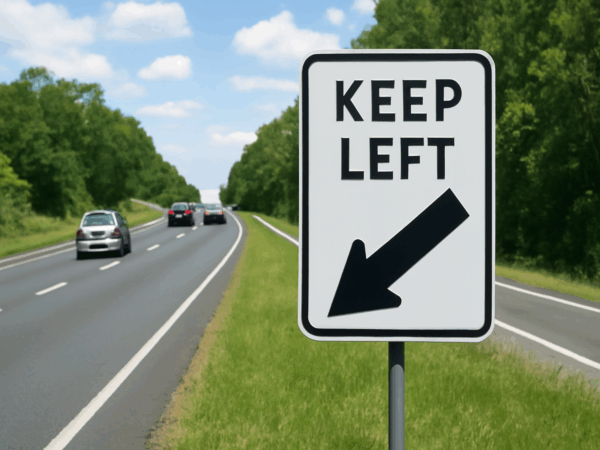
#> input picture build/data/regulatory signs/keep_left_sign_1.jpg, 600 x 450 px
$ python -i test_phase_1c_white.py   (imports and definitions only)
#> lines starting #> are read from the running program, lines starting #| are printed output that depends on the picture; after the words box and inside, x2 and y2 are one past the last pixel; in counts of white or black regions, pixels touching at a corner belong together
#> further down, picture is the input picture: shape (450, 600, 3); mean B, G, R 113.2, 136.3, 123.2
"""Phase 1c: white mask preview on speed limit images (matches ColorSegmenter.cpp)."""
import glob
import os
import sys

sys.path.insert(0, os.path.dirname(os.path.abspath(__file__)))

import cv2
import numpy as np

from test_utils import data_subfolder_path, load_resized, save_detection_result

DATA_FOLDER = "regulatory signs"
MIN_WHITE_PIXELS = 2000


def get_static_white_mask(frame):
    blurred = cv2.GaussianBlur(frame, (5, 5), 0)
    gray = cv2.cvtColor(blurred, cv2.COLOR_BGR2GRAY)
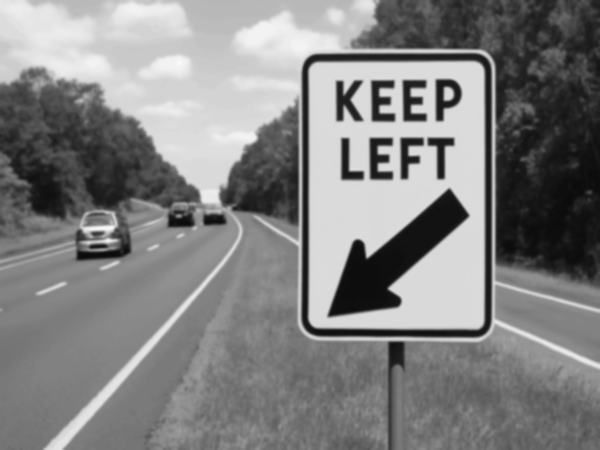
#> gray: shape (450, 600); min 12, max 250, mean 129.8
    hsv = cv2.cvtColor(blurred, cv2.COLOR_BGR2HSV)
#> hsv: shape (450, 600, 3); mean H, S, V 67.1, 84, 139.5

    white = cv2.inRange(gray, 165, 255)
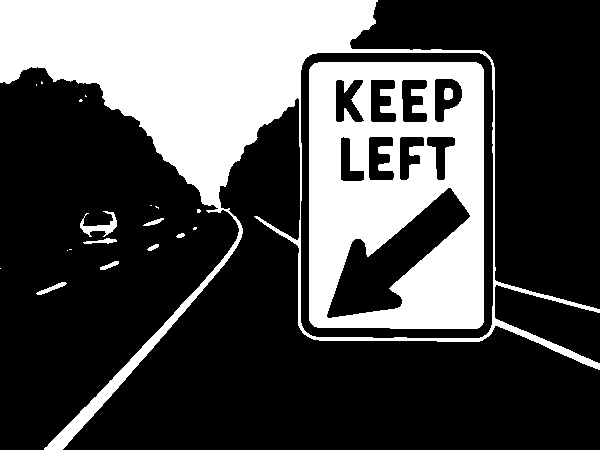
#> white: shape (450, 600); 30.4% white; 21 white regions (11 under 20 px), largest, box (x1, y1, x2, y2) and area: (0, 0, 600, 450) 47028, (309, 62, 484, 329) 34032, (80, 211, 117, 237) 341
    red1 = cv2.inRange(hsv, (0, 120, 70), (10, 255, 255))
#> red1: shape (450, 600); every value is 0
    red2 = cv2.inRange(hsv, (170, 120, 70), (180, 255, 255))
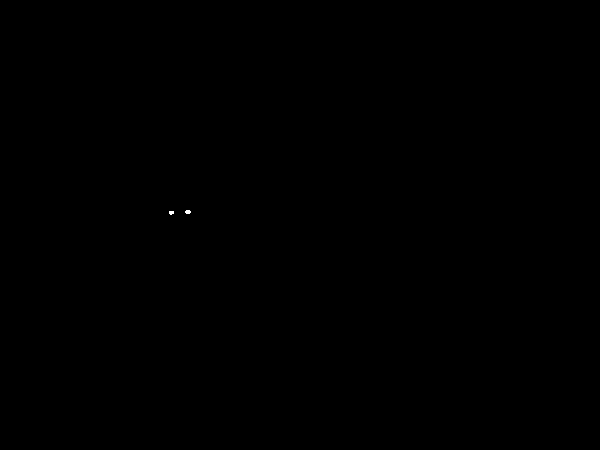
#> red2: shape (450, 600); 0.01% white; 2 white regions (1 under 20 px), largest, box (x1, y1, x2, y2) and area: (185, 210, 191, 214) 20
    white = cv2.bitwise_and(white, cv2.bitwise_not(cv2.bitwise_or(red1, red2)))

    k = cv2.getStructuringElement(cv2.MORPH_RECT, (7, 7))
    white = cv2.morphologyEx(white, cv2.MORPH_OPEN, k)
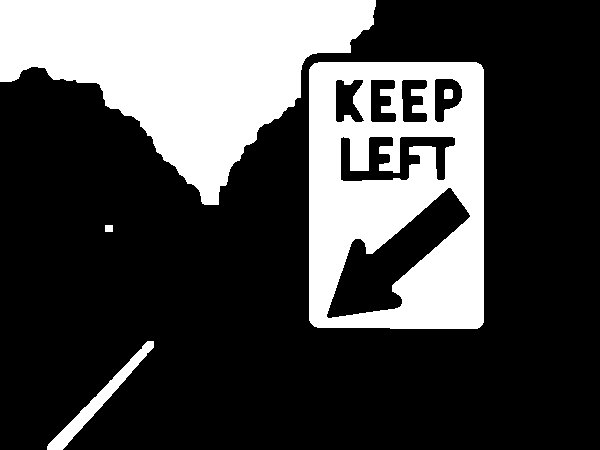
#> white: shape (450, 600); 28.2% white; 5 white regions, box (x1, y1, x2, y2) and area: (0, 0, 376, 205) 40516, (309, 62, 484, 329) 33821, (47, 341, 154, 450) 1644, (444, 89, 453, 99) 87, (105, 225, 113, 232) 56
    white = cv2.morphologyEx(white, cv2.MORPH_CLOSE, k)
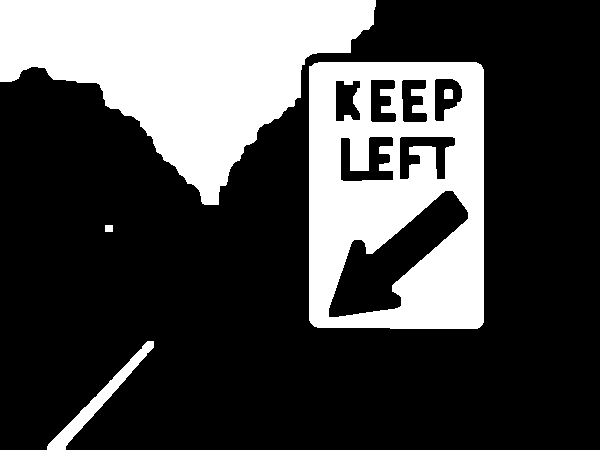
#> white: shape (450, 600); 28.3% white; 5 white regions

    rows, cols = white.shape
#> rows = 450; cols = 600
    frame_area = rows * cols
#> frame_area = 270000
    contours, _ = cv2.findContours(white, cv2.RETR_EXTERNAL, cv2.CHAIN_APPROX_SIMPLE)
#> contours = 4 contours; box (x1, y1, x2, y2) and area: (309, 62, 484, 329) 46130, (0, 0, 376, 205) 40024, (47, 341, 154, 450) 1526, (105, 225, 113, 232) 42
    ranked = []
    for c in contours:
        area = cv2.contourArea(c)
        if area < 250:
            continue
        ranked.append((area, cv2.boundingRect(c), c))
#> this loop made 4 passes
#> area on passes 1, 3, 4: 1526.5, 46130.5, 40023.5
#> (c, area) on pass 2: ([[105, 225], [105, 231], [112, 231], [112, 225]], 42)
#> after the loop, ranked = 3 items
    ranked.sort(reverse=True)

    cleaned = np.zeros_like(white)
    if not ranked:
        return cleaned

    largest_area = ranked[0][0]
#> largest_area = 46130.5
    if largest_area > frame_area * 0.20:
        cv2.drawContours(cleaned, [ranked[0][2]], -1, 255, cv2.FILLED)
        return cleaned

    for area, bb, c in ranked:
        if area < largest_area * 0.20:
            continue
        cy = bb[1] + bb[3] / 2
        if cy > rows * 0.72 or bb[2] > bb[3] * 2.0:
            continue
        cv2.drawContours(cleaned, [c], -1, 255, cv2.FILLED)
#> this loop made 3 passes
#> (area, bb, cy) on passes 1 to 2: (46130.5, (309, 62, 175, 267), 195.5), (40023.5, (0, 0, 376, 205), 102.5)
#> (area, bb) on pass 3: (1526.5, (47, 341, 107, 109))
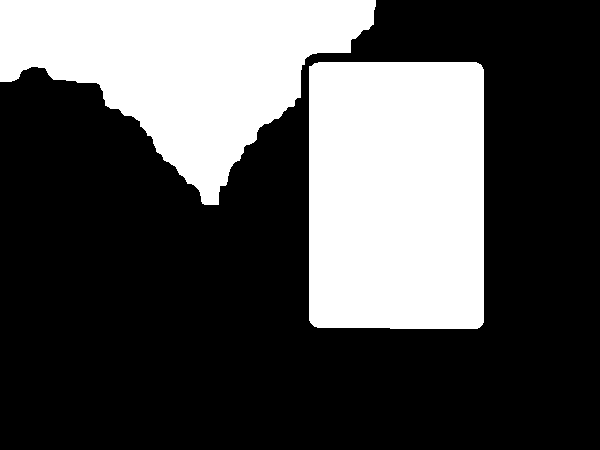
#> cleaned: shape (450, 600); 32.3% white; 2 white regions, box (x1, y1, x2, y2) and area: (309, 62, 484, 329) 46561, (0, 0, 376, 205) 40535
    return cleaned


# [59 lines left out: functions build_mask_preview, image_paths, main, not called in this run]


# [2 lines not run here, left out]

>>> import cv2
>>> picture = cv2.imread('../build/data/regulatory signs/keep_left_sign_1.jpg')
>>> result = get_static_white_mask(picture)

$ run again, on build/data/regulatory signs/no_entry_sign_2.jpg
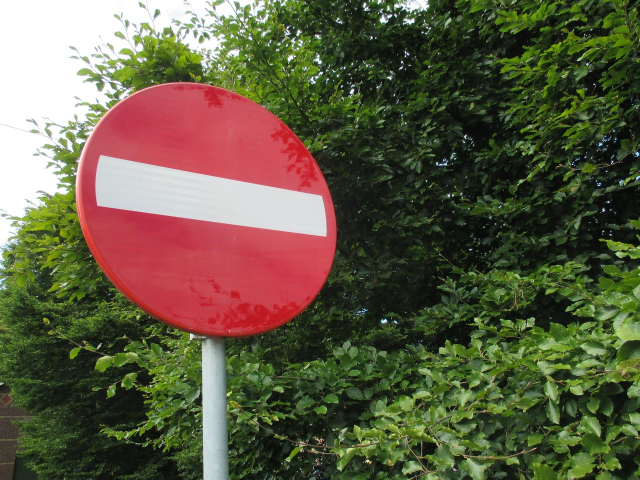
#> input picture build/data/regulatory signs/no_entry_sign_2.jpg, 1280 x 960 px (shown at 1/2 size)
#> picture is the input picture: shape (960, 1280, 3); mean B, G, R 66.2, 90.7, 95.2
#> hsv: shape (960, 1280, 3); mean H, S, V 64.6, 111.5, 108.5
#> red1: shape (960, 1280); 0.76% white; 25 white regions (20 under 20 px), largest, box (x1, y1, x2, y2) and area: (153, 374, 675, 676) 8092, (422, 170, 626, 312) 737, (625, 313, 648, 352) 145, (652, 361, 671, 424) 140, (7, 792, 20, 804) 96
#> red2: shape (960, 1280); 12.4% white; 2 white regions (1 under 20 px), largest, box (x1, y1, x2, y2) and area: (159, 168, 673, 666) 152007
#> in get_static_white_mask, `white = cv2.morphologyEx(white, cv2.MORPH_CLOSE, k)`:
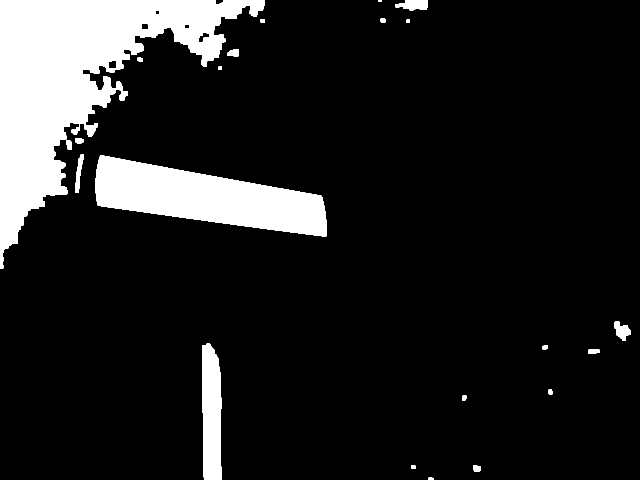
#> white: shape (960, 1280) (shown at 1/2 size); 12.7% white; 22 white regions
#> contours = 22 contours, 1 with area under 20; largest, box (x1, y1, x2, y2) and area: (0, 0, 530, 537) 99364, (191, 311, 653, 473) 41520, (404, 687, 443, 960) 9090, (791, 0, 856, 21) 938, (1228, 642, 1262, 682) 714
#> the loop in get_static_white_mask, `for c in contours:` made 22 passes
#> area on passes 1, 3, 4, 5, 6, 7, 8, 9: 37.5, 154, 67.5, 60, 168, 72, 9089.5, 714
#> after the loop in get_static_white_mask, `for c in contours:`: ranked = 6 items
#> largest_area = 99363.5
#> the loop in get_static_white_mask, `for area, bb, c in ranked:` made 6 passes
#> (area, bb) on passes 3 to 6: (9089.5, (404, 687, 39, 273)), (937.5, (791, 0, 65, 21)), (714, (1228, 642, 34, 40)), (552, (151, 309, 17, 77))
#> after the loop in get_static_white_mask, `for area, bb, c in ranked:`:
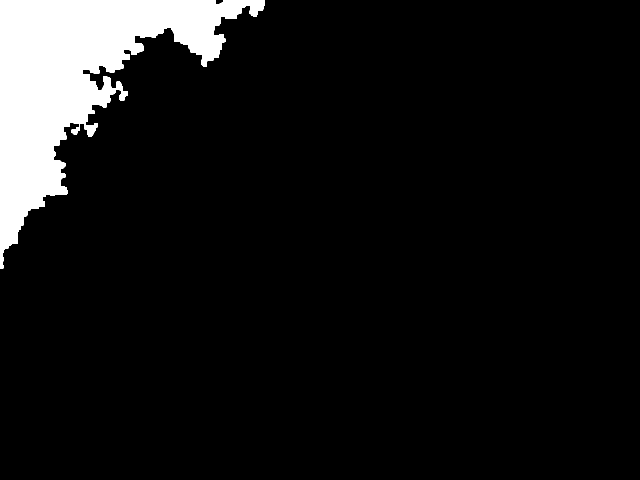
#> cleaned: shape (960, 1280) (shown at 1/2 size); 8.2% white; 1 white region, box (x1, y1, x2, y2) and area: (0, 0, 530, 537) 100834

$ run again, on build/data/regulatory signs/no_left_turn_sign_1.jpg
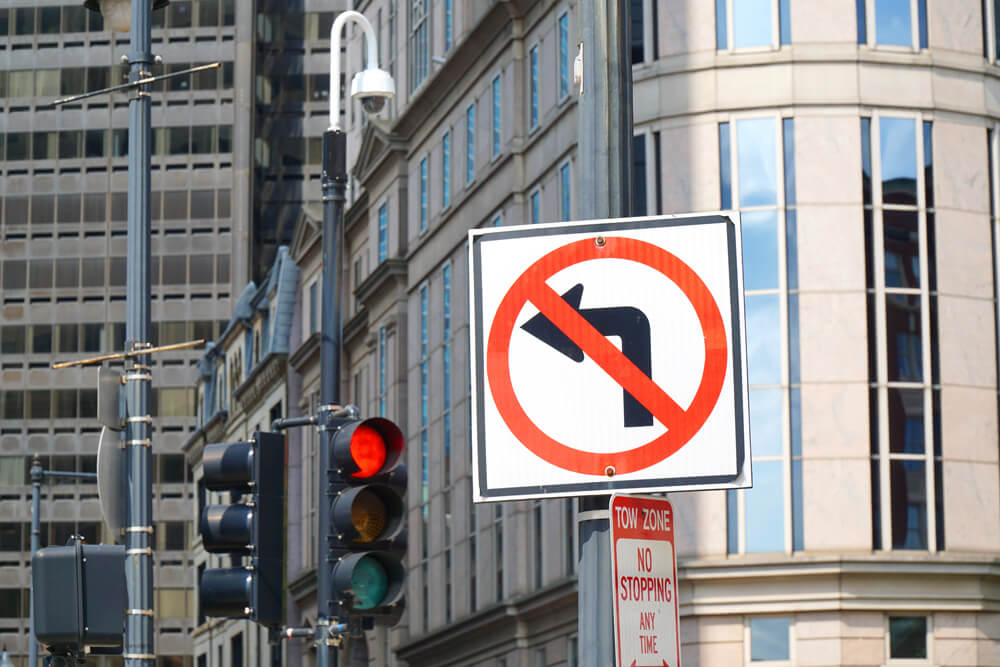
#> input picture build/data/regulatory signs/no_left_turn_sign_1.jpg, 1000 x 667 px
#> picture is the input picture: shape (667, 1000, 3); mean B, G, R 132.4, 132.8, 137.7
#> hsv: shape (667, 1000, 3); mean H, S, V 60.3, 37.3, 145.7
#> red1: shape (667, 1000); 3.4% white; 36 white regions (28 under 20 px), largest, box (x1, y1, x2, y2) and area: (487, 237, 727, 476) 19157, (612, 496, 674, 584) 1727, (350, 425, 386, 479) 1431
#> red2: shape (667, 1000); 0.08% white in thin lines or dots, all inside (x1, y1, x2, y2) = (349, 297, 679, 667)
#> in get_static_white_mask, `white = cv2.morphologyEx(white, cv2.MORPH_CLOSE, k)`:
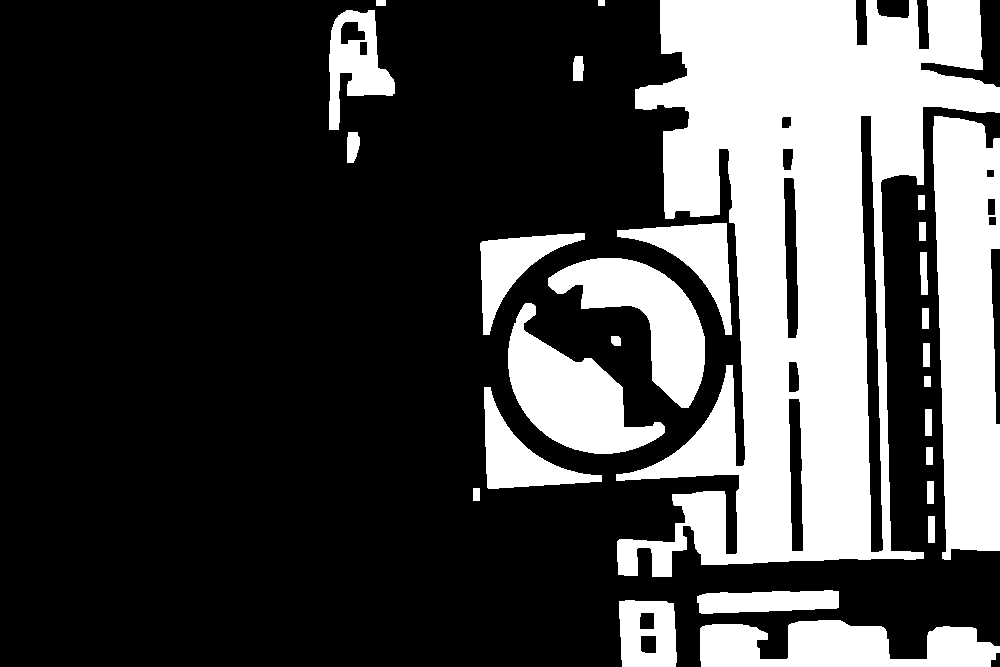
#> white: shape (667, 1000); 28.4% white; 27 white regions
#> contours = 27 contours; largest, box (x1, y1, x2, y2) and area: (616, 0, 1000, 577) 117060, (933, 116, 1000, 560) 24209, (508, 303, 665, 454) 10552, (700, 620, 1000, 667) 9509, (548, 258, 705, 408) 9454
#> the loop in get_static_white_mask, `for c in contours:` made 27 passes
#> area on passes 1, 2, 3, 9, 12, 14, 15, 16: 9509, 3528.5, 2576.5, 4003.5, 74.5, 10552, 9454, 247
#> after the loop in get_static_white_mask, `for c in contours:`: ranked = 12 items
#> largest_area = 117060.5
#> the loop in get_static_white_mask, `for area, bb, c in ranked:` made 12 passes
#> (area, bb) on passes 3 to 10: (10552, (508, 303, 157, 151)), (9509, (700, 620, 300, 47)), (9454, (548, 258, 157, 150)), (4223, (329, 10, 66, 120)), (4096, (617, 223, 115, 112)), (4003.5, (484, 387, 118, 102)), (3609, (480, 233, 105, 102)), (3528.5, (619, 600, 58, 67))
#> after the loop in get_static_white_mask, `for area, bb, c in ranked:`:
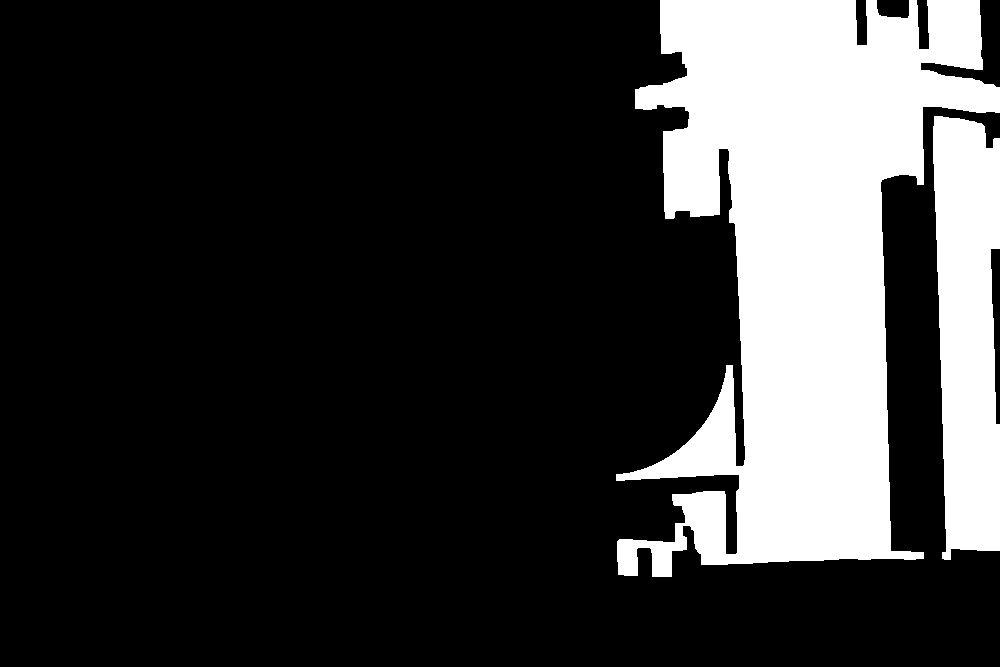
#> cleaned: shape (667, 1000); 21.5% white; 2 white regions, box (x1, y1, x2, y2) and area: (616, 0, 1000, 577) 118757, (933, 116, 1000, 560) 24724
